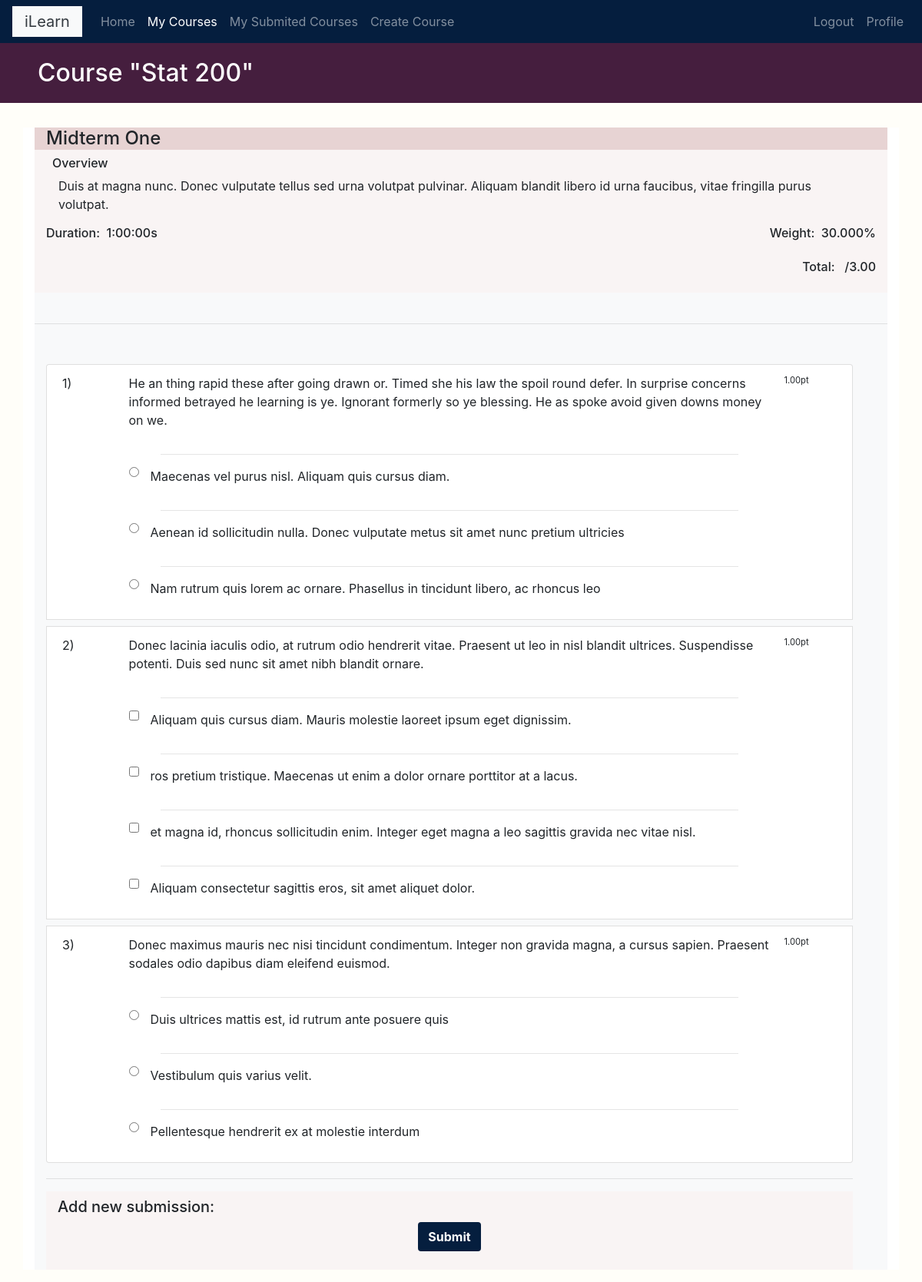
The app's page /course/3/assignments/1/test (signed in) with its own data.
### assignments/models.py (models this page shows, shortened)
class Assignment(models.Model):
    title = models.CharField(max_length=200)
    overview = models.TextField(max_length=200)
    slug = models.SlugField(max_length=200,unique=True)
    created = models.DateTimeField(auto_now_add=True)
    weight = models.DecimalField(max_digits=5, decimal_places=3)
    course = models.ForeignKey(Course,related_name='assignments', on_delete=models.CASCADE)
    opens = models.DateTimeField(blank=True,null=True,help_text='YYYY-MM-DD HH:MM:SS')
    closes = models.DateTimeField(blank=True,null=True,help_text='YYYY-MM-DD HH:MM:SS')
    time_limit = models.DurationField(default=datetime.timedelta(days=0,hours=1, minutes=0),help_text='hh:mm:ss')
    attempts = models.ManyToManyField(
        Enrollment,
        through='Attempt'
    )
    def get_total(self):
        return sum([i.total_point() for i in self.assignment_questions.all()])

class Question(models.Model):
    assignment = models.ForeignKey('Assignment',related_name='assignment_questions',on_delete=models.CASCADE)
    order = OrderField(blank=True, for_fields=['assignment'])
    question = RichTextField()
    multiple = models.BooleanField(default=False,help_text='allow selecting multiple choices?')
    def total_point(self):
        return sum([i.point for i in self.question_choices.all() if i.point>=0])

class ChoiceBase(models.Model):
    question = models.ForeignKey('Question',related_name='question_choices',on_delete=models.CASCADE)
    order = models.CharField(max_length=5,blank=True)
    point = models.DecimalField(max_digits=4,decimal_places=2)
    class Meta:
        abstract = True
    def render(self,attempt=None):
        selected = False
        review = False
        if attempt:
            review = True
            if self in attempt.choice.all():
                selected = 'checked'
        return render_to_string(f"assignments/manage/choice/{self._meta.model_name}.html",{'item':self,'selected':selected,'review':review,'instructor':False})

class TextChoice(ChoiceBase):
    content = RichTextField()

### courses/models.py (models this page shows, shortened)
class Course(models.Model):
    instructor = models.ForeignKey('Instructor', related_name='courses_created', on_delete=models.CASCADE)
    subject  = models.ForeignKey(Subject, related_name='courses', on_delete=models.CASCADE)
    title = models.CharField(max_length=200)
    overview = models.TextField(max_length=200)
    slug = models.SlugField(max_length=200,unique=True)
    created = models.DateTimeField(auto_now_add=True)
    enrollments = models.ManyToManyField(Student,through='Enrollment')
    feature = models.BooleanField(default=False,null=True)
    photo = models.ImageField(upload_to='courses/%Y/%m/%d/',default='courses/course_icon.png',
                              blank=False)
    class Meta:
        ordering = ['-created']
    def __str__(self):
        return self.title

### assignments/views.py (the view, shortened to what this page needs)
class StudentTestPage(LoginRequiredMixin,DetailView):
    model = Assignment
    template_name = 'assignments/student/test_page.html'
    student = None
    enrollment = None
    def dispatch(self,request,course_id,pk,*args,**kwargs):
        if not request.user.is_authenticated:
            return super().dispatch(request,course_id,pk,*args,**kwargs)
        self.course = get_object_or_404(Course,pk=course_id)
        self.student = get_object_or_404(Student,user=request.user)
        self.enrollment = get_object_or_404(Enrollment,student=self.student,course=self.course)
        self.assignment = get_object_or_404(Assignment,pk=pk)
        return super().dispatch(request,course_id,pk,*args,**kwargs)

### courses/templatetags/course.py (called while the page is built)
@register.filter
def is_instructor(obj):
    try:
        if obj.is_superuser or obj.instructor:
            return True
        else:
            return False
    except:
        return None

@register.filter
def render_choice(item,attempt=False):
    return item.render(attempt)

### assignments/templates/assignments/student/test_page.html (shortened to what this page needs)
{% extends "base.html" %}
{% load course %}
{% block page_title %}
  <h2 class="m-1">Course "{{ object.course }}"</h2>
{% endblock %}
{% block content %}
  {% with course=object.course %}
    <form method="post" action="" class="bg-light student_test_form">
      <div class="container-fluid bg-theme-white p-0">
        <div class="container-fluid bg-theme-light">
          <h4>{{ object.title }}</h4>
        </div>
        <div class="container">
          <div class="px-2">
            <h6>Overview</h6>
            <p class="px-2">
              {{ object.overview }}
            </p>
          </div>
          <div class="row">
              <h6 class="col-sm-6 text-left">
                <p>Duration:&nbsp;&nbsp;{{object.time_limit}}s</p>
              </h6>
              <h6 class="col-sm-6 text-right">
                <p>Weight:&nbsp;&nbsp;{{object.weight}}%</p>
              </h6>
              <h6 class="col-sm-12 text-right">
                <p>Total:&nbsp;&nbsp;&nbsp;{{grade}}/{{object.get_total}}</p>
              </h6>
          </div>
        </div>
      </div>
      <br>
      <hr>
      <br>
      <div class="container row my-2">
        <div class="module col-xs-12 col-sm-12">
          <div id="module-contents">
            <ul class="list-group">
              {% for question in object.assignment_questions.all %}
                <li class="{% if question.pk in wrongs %}border border-danger{% endif %} list-group-item bg-white my-1">
                  <div class="row">
                    <div class="question_numbers_container col-sm-1">
                      <p>{{question.order}})</p>
                    </div>
                    <div class="col-sm-10">
                      <div class="editored-content">
                        {{question.question|safe}}
                      </div>
                      <div data-id="{{ question.id }}" class="choices-container">
                        {% for choice in question.question_choices.all%}
                          {% if forloop.first %}
                              <hr class="full-width-divisor">
                          {% endif %}
                          {% with item=choice %}
                            <p>{{ item|render_choice }}</p>
                          {% endwith %}
                          {% if not forloop.last %}
                              <hr class="full-width-divisor">
                          {% endif %}
                        {% empty %}
                          <p>No Choice Yet</p>
                        {% endfor %}
                      </div>
                    </div>
                    <div class="col-sm-1 p-0 m-0">
                      <p class='question_pt'>{{question.total_point}}pt</p>
                    </div>
                  </div>
                </li>
              {% empty %}
                <li class="list-group-item">
                  <p>Instructor has not added any question to this test.</p>
                </li>
              {% endfor %}
            </ul>
          </div>
          <hr>
          <div class="container-fluid bg-theme-white py-2">
              <p class="h5 text">Add new submission:</p>
              <ul class="text-center list-inline content-types">
                 <li class="list-inline-item">
                   <button type="submit" class="btn bg-btn-theme-two">Submit</button>
                 </li>
              </ul>
          </div>
        </div>
      </div>
    </form>
  {% endwith %}
{% endblock %}

### assignments/templates/assignments/manage/choice/textchoice.html
<div class="choice-container">
  <input type="{% if item.question.multiple %}checkbox{% else %}radio{%endif%}" name="{{item.question.pk}}" value="{{item.pk}}" {{selected}}  {% if review %}disabled{%endif%} />
  <div class="container choice-inner-text-container">
    <div class="editored-content">
      {{ item.content|safe }}
    </div>{% if instructor %} <span class="question_pt">({{item.point}}pt)</span>{% endif %}
  </div>
</div>

### courses/static/css/base.css (style rules this page uses)
body { background-color:#fffef9; }
.list-group-item:not(.selected) { background-color: rgb(250,250,250); }
.bg-theme-white { background: #f9f4f4; background-color: #f9f4f4; }
.bg-theme-light { background: #e7d3d3; background-color: #e7d3d3; }
.bg-btn-theme-two { background: #051e3e; background-color: #051e3e; color:white; }
.question_pt { font-size:0.7em; margin: 0 3px; padding: 0; }
.choice-container { display:flex; flex-direction:row; align-items: flex-start; justify-content: flex-start; }
.choice-inner-text-container { display:flex; flex-direction:row; justify-content:flex-start; }
.editored-content { padding:0; }
.editored-content * { vertical-align:top; }
p:empty { display:none; }
.choices-container { display: flex; flex-direction: column; align-items: flex-start; justify-content: flex-start; }
.full-width-divisor { width: 90%; }
.btn { font-weight: bolder; color:white; }

### records on screen
Assignment: course "Stat 200", title "Midterm One", overview "Duis at magna nunc. Donec vulputate tellus sed urna volutpat pulvinar. Aliquam blandit libero id urna faucibus, vitae fringilla purus volutpat.", time_limit "1:00:00", weight "30.000", get_total "3.00"
Question: order "1", question "He an thing rapid these after going drawn or. Timed she his law the spoil round defer. In surprise concerns informed betrayed he learning is ye. Ignorant formerly so ye blessing. He as spoke avoid given downs money on we.", total_point "1.00"
TextChoice: content "Maecenas vel purus nisl. Aliquam quis cursus diam."
TextChoice: content "Aenean id sollicitudin nulla. Donec vulputate metus sit amet nunc pretium ultricies"
TextChoice: content "Nam rutrum quis lorem ac ornare. Phasellus in tincidunt libero, ac rhoncus leo"
Question: order "2", question "Donec lacinia iaculis odio, at rutrum odio hendrerit vitae. Praesent ut leo in nisl blandit ultrices. Suspendisse potenti. Duis sed nunc sit amet nibh blandit ornare.", total_point "1.00"
TextChoice: content "Aliquam quis cursus diam. Mauris molestie laoreet ipsum eget dignissim."
TextChoice: content "ros pretium tristique. Maecenas ut enim a dolor ornare porttitor at a lacus."
TextChoice: content "et magna id, rhoncus sollicitudin enim. Integer eget magna a leo sagittis gravida nec vitae nisl."
TextChoice: content "Aliquam consectetur sagittis eros, sit amet aliquet dolor."
Question: order "3", question "Donec maximus mauris nec nisi tincidunt condimentum. Integer non gravida magna, a cursus sapien. Praesent sodales odio dapibus diam eleifend euismod.", total_point "1.00"
TextChoice: content "Duis ultrices mattis est, id rutrum ante posuere quis"
TextChoice: content "Vestibulum quis varius velit."
TextChoice: content "Pellentesque hendrerit ex at molestie interdum"
